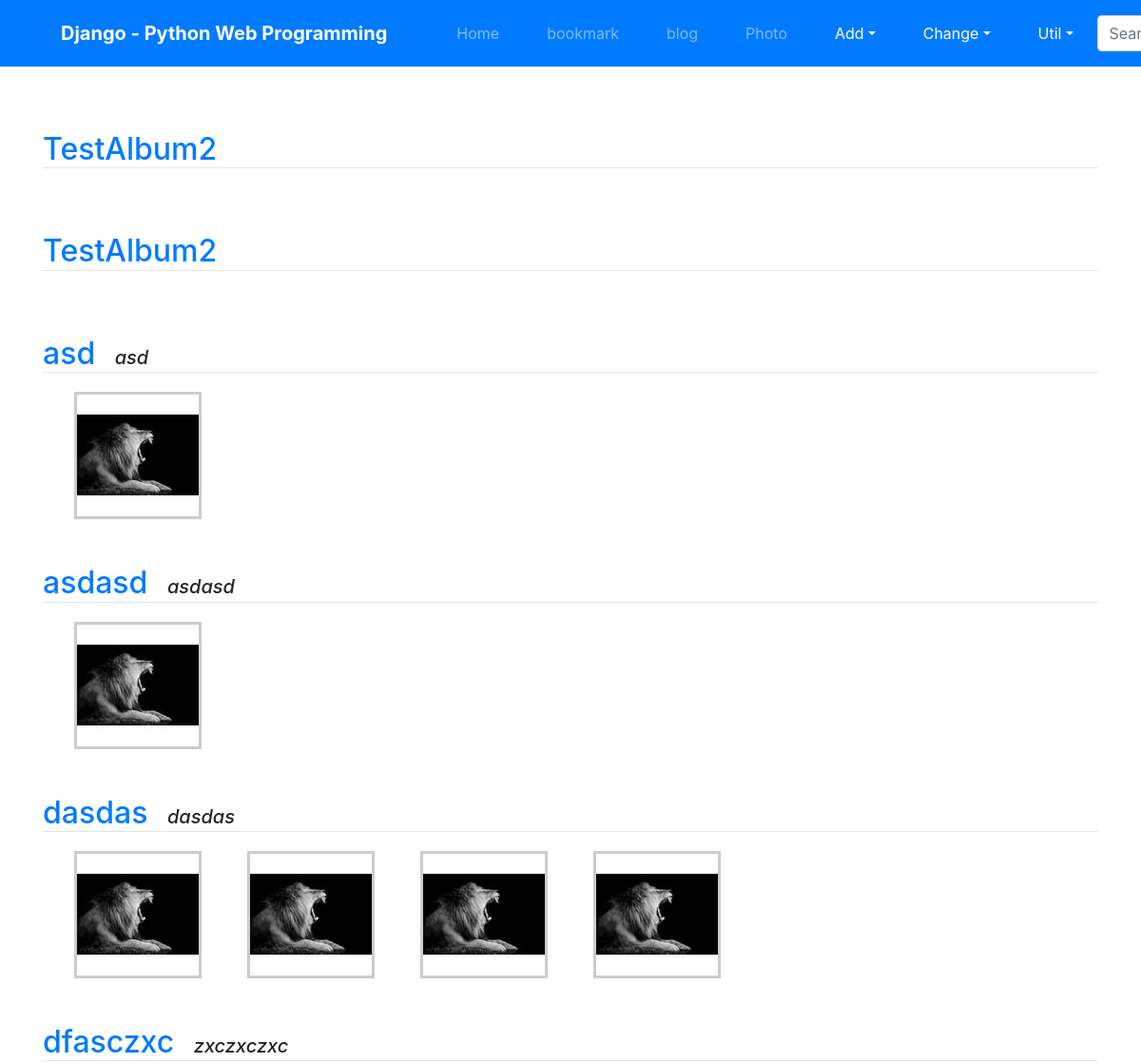
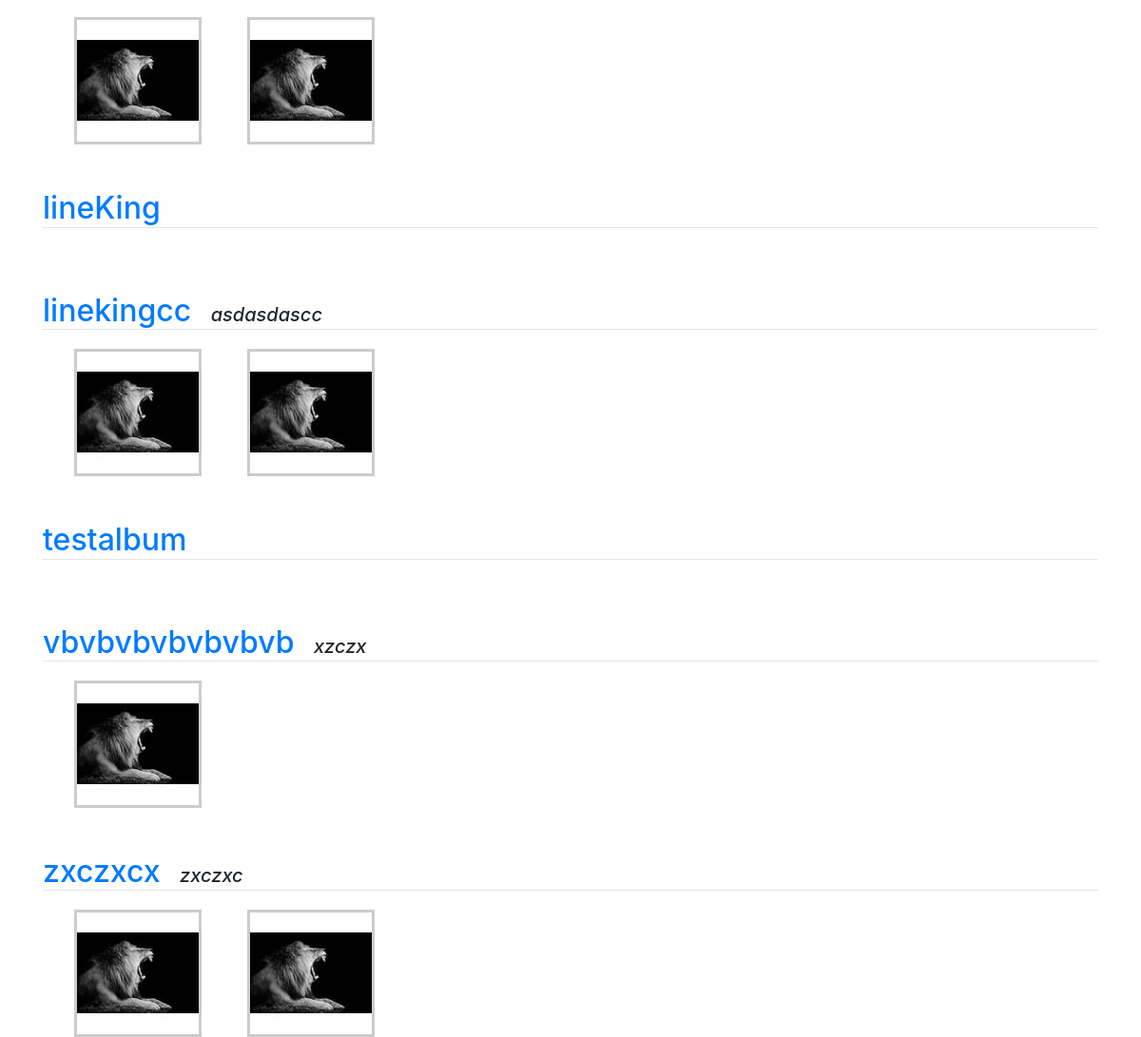
The app's page /photo/ with its own data (2 pictures, top to bottom).
### photo/models.py (models this page shows, shortened)
class Album(models.Model):
    name = models.CharField(max_length=30)
    description = models.CharField('One Line Description',max_length=100,blank=True)
    owner = models.ForeignKey(User,on_delete=models.CASCADE,blank=True,null=True)
    class Meta:
        ordering=('name',)

class Photo(models.Model):
    album =models.ForeignKey(Album,on_delete=models.CASCADE)
    title =models.CharField('TITLE',max_length=30)
    description =models.TextField('Photo Description',blank=True)
    image =ThumbnailImageField(upload_to='photo/%Y/%m')
    upload_dt = models.DateTimeField('Upload Date',auto_now_add=True)
    owner = models.ForeignKey(User,on_delete=models.CASCADE,blank=True,null=True)
    class Meta:
        ordering= ('title',)
    def get_absolute_url(self):
        return reverse('photo:photo_detail',args=(self.id,))

### photo/views.py (the view)
# urls.py: path('',views.AlbumLV.as_view(),name='index'),
class AlbumLV(ListView):
    model = Album

### photo/fields.py (called while the page is built)
    def _add_thumb(s,c):
        parts = c.split(".")
        parts.insert(-1, "thumb")
        if parts[-1].lower() not in ['jpeg', 'jpg']:
            parts[-1] = 'jpg'
        return ".".join(parts)

    @property
    def thumb_url(self):
        return self._add_thumb(self.url)

### photo/templates/photo/album_list.html (shortened to what this page needs)
{% extends 'base.html' %}
{% block content %}
    {% for item in object_list %}
        <div class='mt-5'>
            <a class="h2" href= "{% url 'photo:album_detail' item.id %}">{{ item.name }}</a>&emsp;
            <span class="font-italic h5">{{ item.description }}</span>
        </div>
        <hr style="margin: 0 0 20px 0;">
        <div class='row'>
            {% for photo in item.photo_set.all|slice:"5" %}
            <div class="ml-5">
                <div class="thumbnail">
                    <a href="{{ photo.get_absolute_url }}">
                        <img src="{{ photo.image.thumb_url }}">
                    </a>
                </div>
            </div>
            {% endfor %}
        </div>
    {% endfor %}
{% endblock %}

### photo/templates/photo/album_list.html (style rules this page uses)
.thumbnail { border:3px solid #ccc; }

### records on screen
Album: name "TestAlbum2"
Album: name "TestAlbum2"
Album: name "asd", description "asd"
Album: name "asdasd", description "asdasd"
Album: name "dasdas", description "dasdas"
Album: name "dfasczxc", description "zxczxczxc"
Album: name "lineKing"
Album: name "linekingcc", description "asdasdascc"
Album: name "testalbum"
Album: name "vbvbvbvbvbvbvb", description "xzczx"
Album: name "zxczxcx", description "zxczxc"
